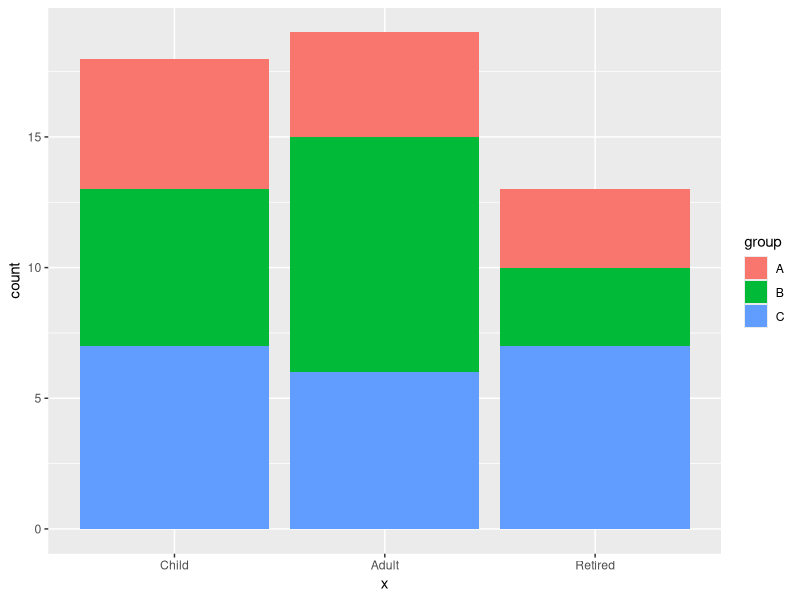
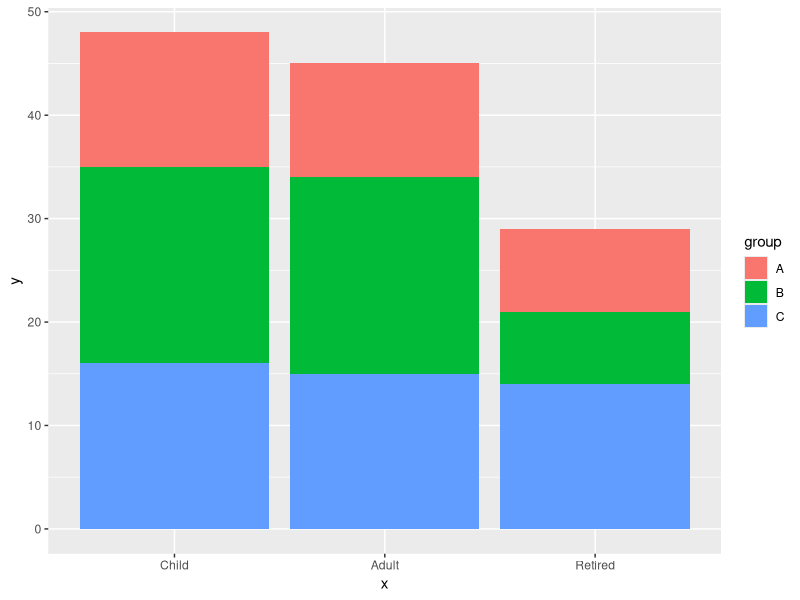
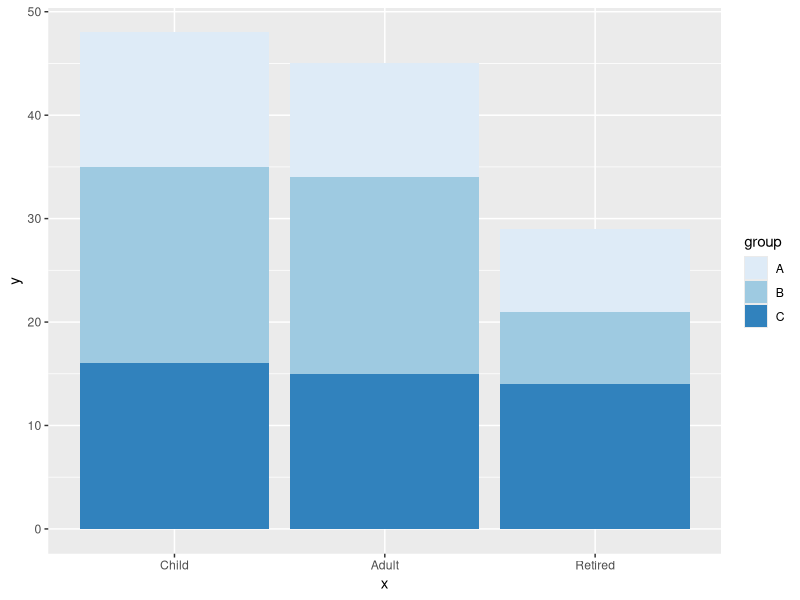
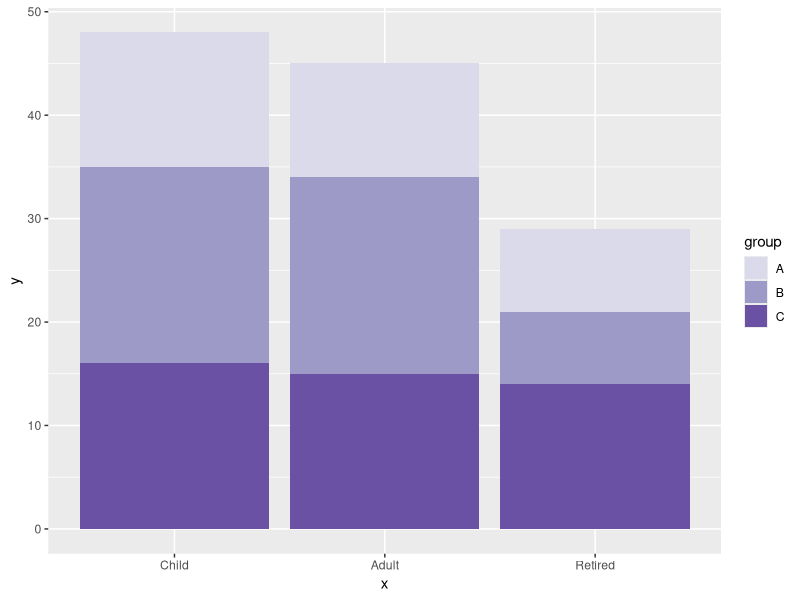
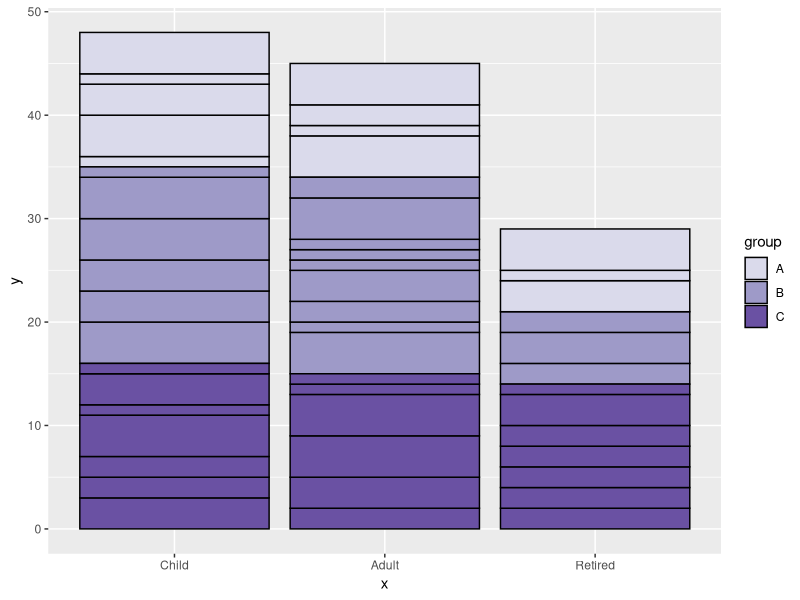
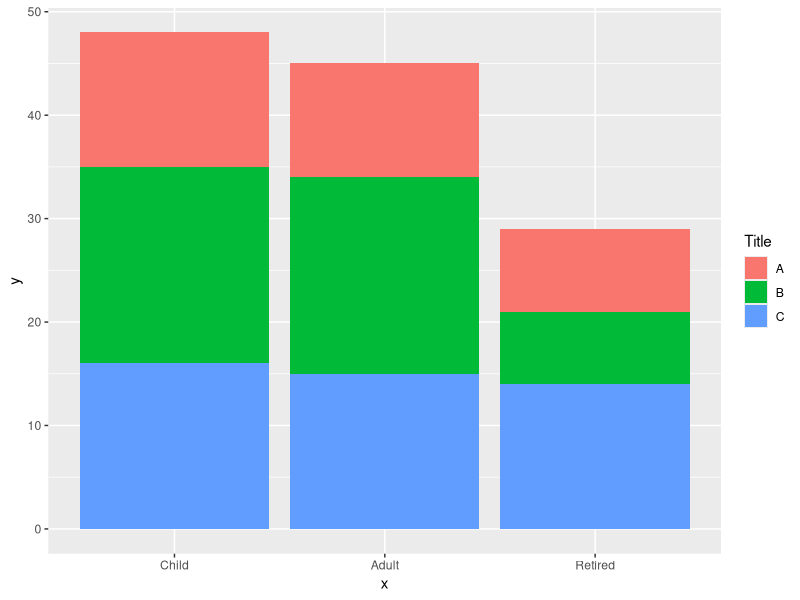
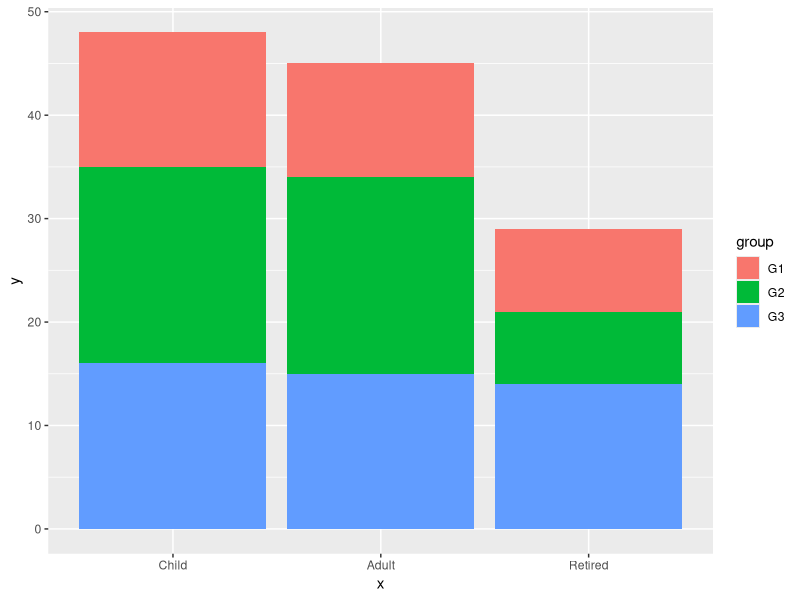
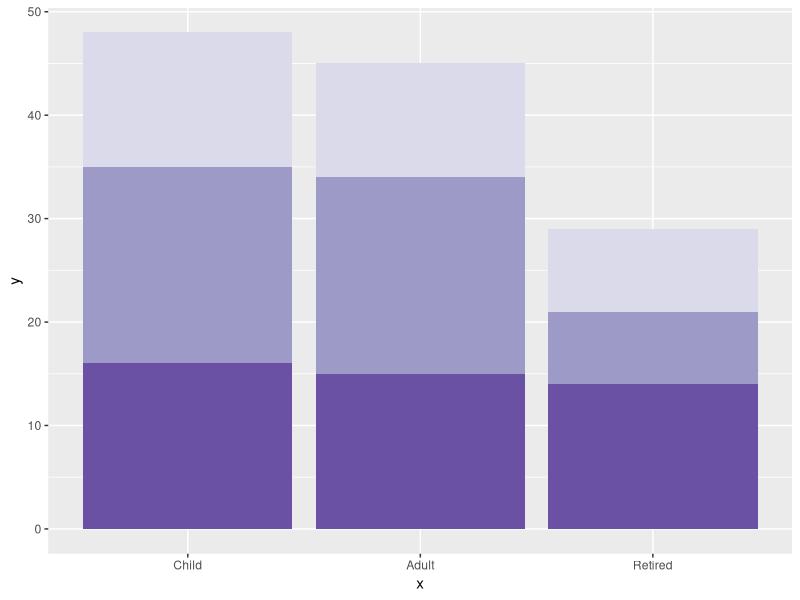

These figures' R source, in order:
## ---- chunk 1
# Data 
set.seed(1)

age <- factor(sample(c("Child", "Adult", "Retired"),
              size = 50, replace = TRUE),
              levels = c("Child", "Adult", "Retired"))
hours <- sample(1:4, size = 50, replace = TRUE)
city <- sample(c("A", "B", "C"),
               size = 50, replace = TRUE)

df <- data.frame(x = age, y = hours, group = city)
df
## ---- chunk 2
# install.packages("ggplot2")
library(ggplot2)

ggplot(df, aes(x = x, fill = group)) + 
  geom_bar() 

## ---- chunk 3
# install.packages("ggplot2")
library(ggplot2)

ggplot(df, aes(x = x, y = y, fill = group)) + 
  geom_bar(stat = "identity") 

## ---- chunk 4
# install.packages("ggplot2")
library(ggplot2)

ggplot(df, aes(x = x, y = y, fill = group)) + 
  geom_bar(stat = "identity") +
  scale_fill_brewer() 

## ---- chunk 5
# install.packages("ggplot2")
library(ggplot2)

ggplot(df, aes(x = x, y = y, fill = group)) + 
  geom_bar(stat = "identity") +
  scale_fill_manual(values = c("#DADAEB", "#9E9AC8", "#6A51A3")) 

## ---- chunk 6
# install.packages("ggplot2")
library(ggplot2)

ggplot(df, aes(x = x, y = y, fill = group)) + 
  geom_bar(stat = "identity", color = "black") +
  scale_fill_manual(values = c("#DADAEB", "#9E9AC8", "#6A51A3")) 

## ---- chunk 7
# install.packages("ggplot2")
library(ggplot2)

ggplot(df, aes(x = x, y = y, fill = group)) + 
  geom_bar(stat = "identity") +
  guides(fill = guide_legend(title = "Title")) 

## ---- chunk 8
# install.packages("ggplot2")
library(ggplot2)

ggplot(df, aes(x = x, y = y, fill = group)) + 
  geom_bar(stat = "identity") +
  scale_fill_discrete(labels = c("G1", "G2", "G3")) 

## ---- chunk 9
# install.packages("ggplot2")
library(ggplot2)

ggplot(df, aes(x = x, y = y, fill = group)) + 
  geom_bar(stat = "identity") +
  theme(legend.position = "none") +
  scale_fill_manual(values = c("#DADAEB", "#9E9AC8", "#6A51A3"))

## ---- chunk 10
# Data 
set.seed(1)
x <- sample(1:4, size = 50, replace = TRUE)
g <- sample(c("Group 1", "Group 2", "Group 3"),
            size = 50, replace = TRUE)

# Create a table from your data
tabl <- table(x, g)
tabl 

## ---- chunk 11
barplot(tabl,
        main = "Stacked bar chart",
        sub = "Subtitle",
        xlab = "X-lab",
        ylab = "Y-lab",
        axes = TRUE)
## ---- chunk 12
barplot(tabl,
        horiz = TRUE) 

## ---- chunk 13
barplot(tabl,
        names.arg = c("G1", "G2", "G3"),
        col = c("#993404", "#FB6A4A",
                      "#FED976", "#FFFFCC"),
        border = "brown") 

## ---- chunk 14
# Stacked bar plot without border
barplot(tabl, col = c("#993404", "#FB6A4A",
                      "#FED976", "#FFFFCC"),
        border = NA) 

## ---- chunk 15
# Stacked bar plot with legend
barplot(tabl, col = c("#993404", "#FB6A4A",
                      "#FED976", "#FFFFCC"),
        legend.text = rownames(tabl),
        args.legend = list(x = "topleft")) 

## ---- chunk 16
# Increase the right margin
par(mar = c(5.1, 4.1, 4.1, 4))

# Stacked bar chart with legend
barplot(tabl,
        col = c("#993404", "#FB6A4A",
                "#FED976", "#FFFFCC"),
        legend.text = rownames(tabl), 
        args.legend = list(x = "topright",
                           inset = c(-0.2, 0)))  
 

